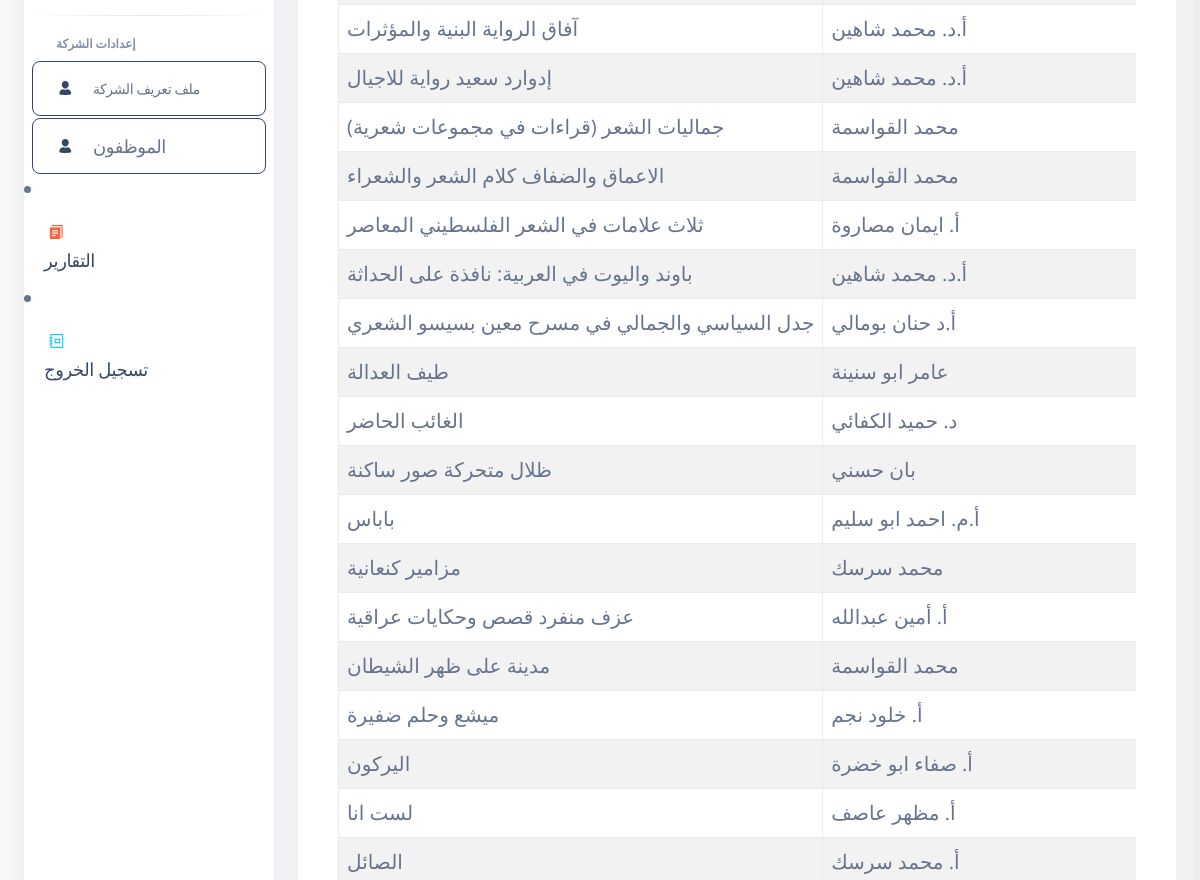
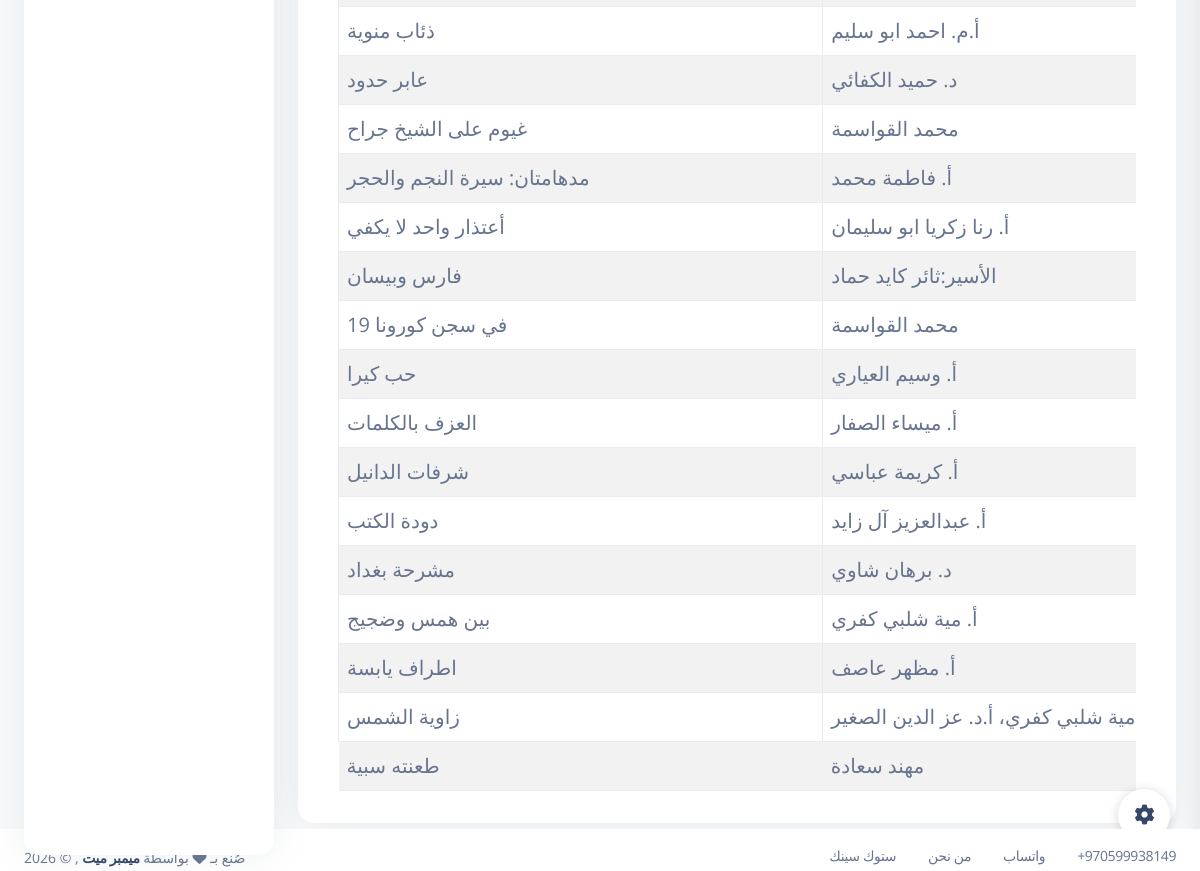
Page /empty_products_report/ (lower part) on the earlier database version (2 pictures, top to bottom).
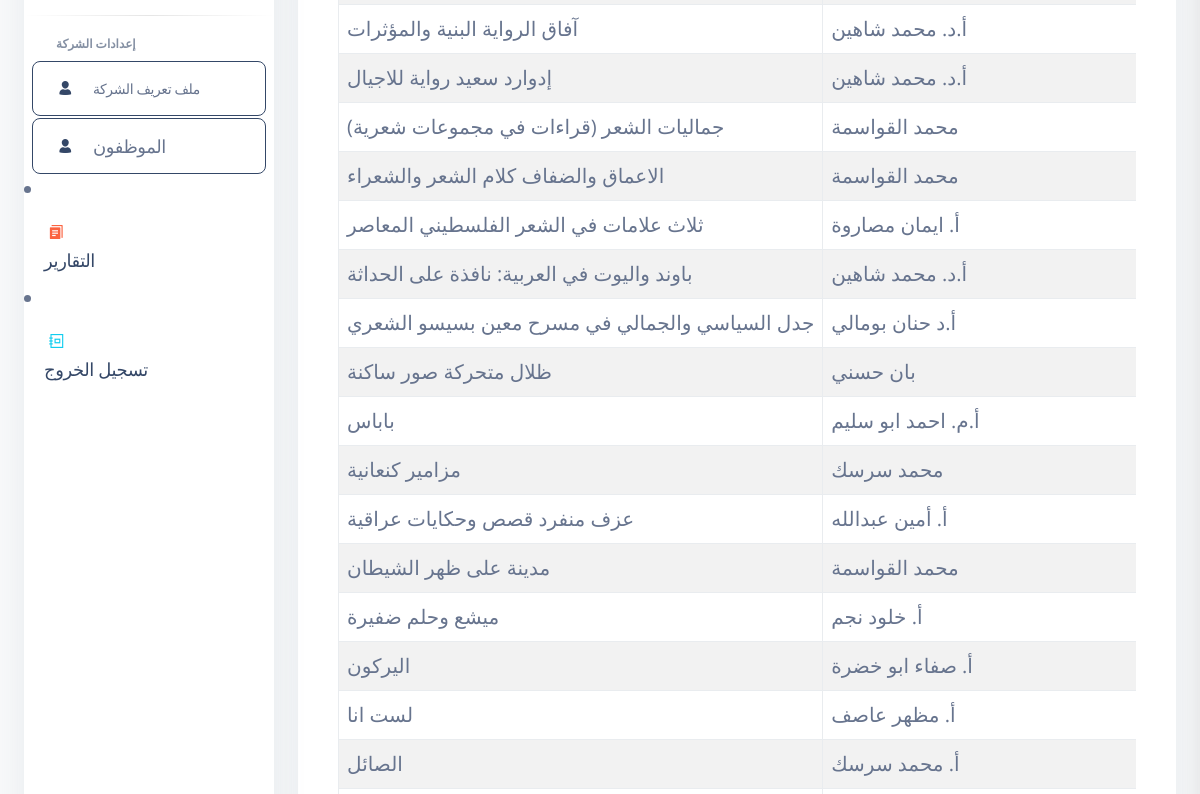
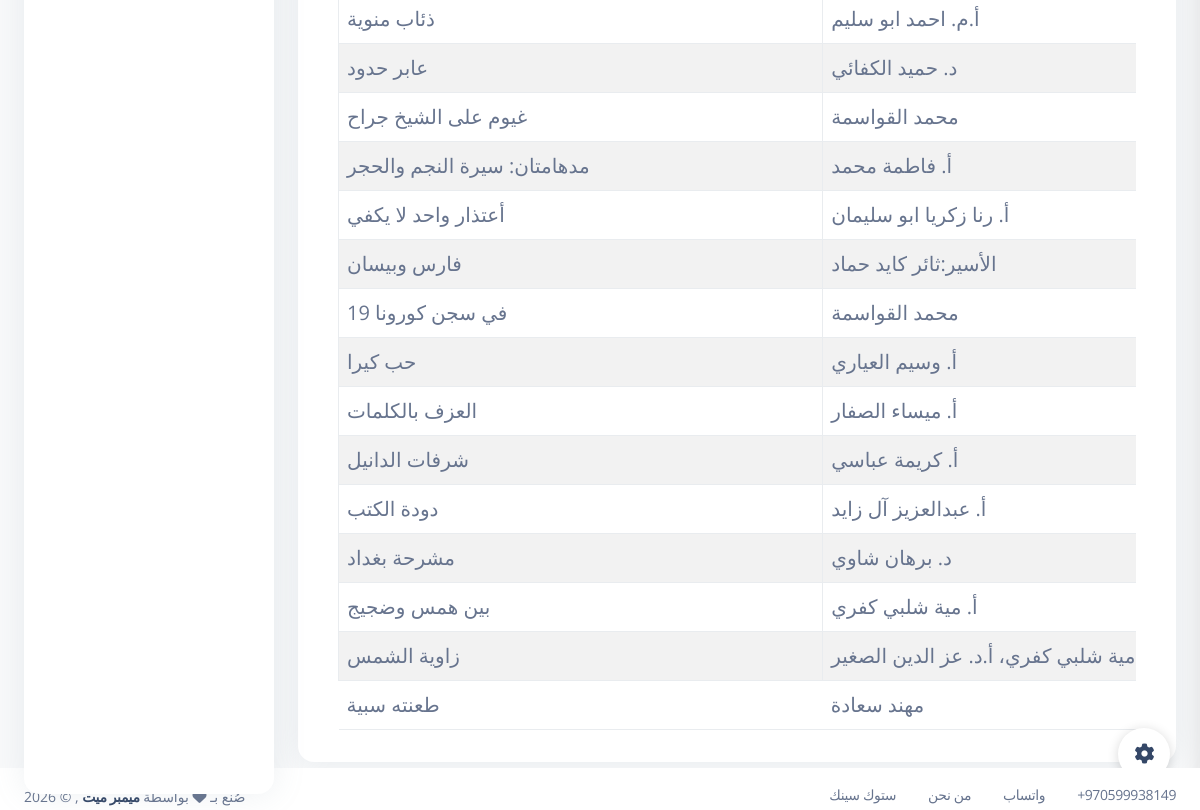
Same page on the later database version (2 pictures, top to bottom).
### my_app/models.py (models this page shows, shortened)
class Product(models.Model):
    product_name = models.CharField(max_length=255)
    quantity = models.IntegerField(default=0)
    purchasing_price = models.DecimalField(max_digits=6, decimal_places=2)
    sale_price = models.DecimalField(max_digits=6, decimal_places=2, null=True, blank=True)
    category = models.CharField(max_length=100, blank=True, null=True)
    expiry_date = models.DateField(blank=True, null=True)
    isbn = models.CharField(max_length=32, unique=True , null=True, blank=True)
    production_date = models.DateField(blank=True, null=True)
    author = models.CharField(max_length=255, blank=True, null=True)
    supplier = models.CharField(max_length=255, blank=True, null=True)#publisher
    employee = models.ForeignKey(Employee, related_name="products", on_delete=models.CASCADE, null=True, blank=True)
    created_at = models.DateTimeField(auto_now_add=True)
    updated_at = models.DateTimeField(auto_now=True)
    objects = ProductManager()

### my_app/views.py (the view)
# urls.py: path('empty_products_report/', views.empty_products_report, name='empty_products_report'),
def empty_products_report(request):
    products = models.Product.objects.filter(quantity=0)
    context = {
        'products': products,
    }
    return render(request, 'empty_products_report.html', context)

### my_app/templates/empty_products_report.html (shortened to what this page needs)
{% extends 'layouts/base.html' %}
{% load i18n %}
{% block content %}
  <div class="card mb-4" id="printableTable">
    <div class="card-body">
      <div class="container mt-4">
        <div class="table-responsive p-0">
            <table class="table table-striped table-bordered">
        <tbody>
            {% for product in products %}
            <tr>
                <td>{{ product.product_name }}</td>
                <td>{{ product.author }}</td>
            </tr>
            {% endfor %}
        </tbody>
    </table>
    </div>
      </div>
{% endblock %}

Differences in the rows shown:
no longer on this page (row edited): Product: product_name "طيف العدالة", author "عامر ابو سنينة"
no longer on this page (row edited): Product: product_name "الغائب الحاضر", author "د. حميد الكفائي"
no longer on this page (row edited): Product: product_name "اطراف يابسة", author "أ. مظهر عاصف"
